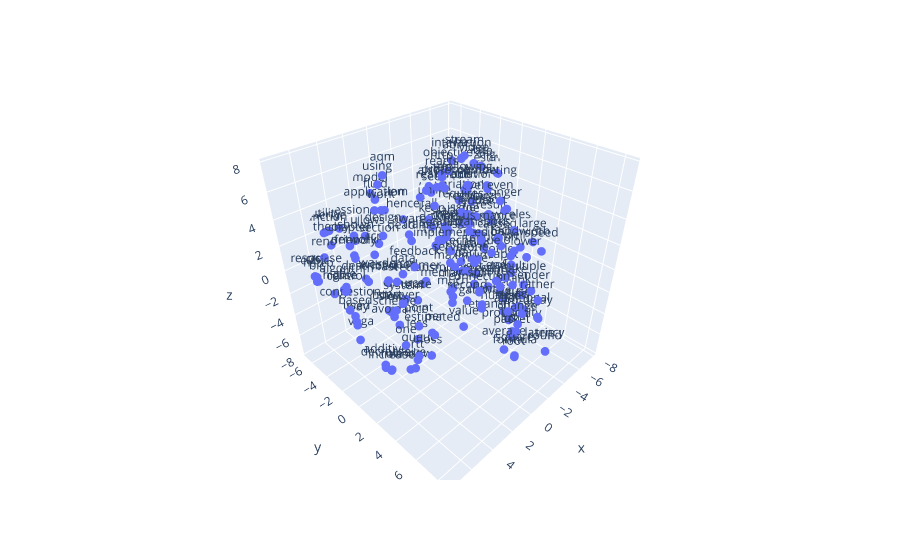

The code cell stored with this chart in its notebook:
### Code cell
print("Generando visualización 3D...")

vecs3d, labels = reduce_dimensions(w2v_model, dim=3)

fig = px.scatter_3d(
    x=vecs3d[:MAX_WORDS, 0],
    y=vecs3d[:MAX_WORDS, 1],
    z=vecs3d[:MAX_WORDS, 2],
    text=labels[:MAX_WORDS]
)
fig.update_traces(marker_size=3)
fig.show()

### Figure 1 — Plotly figure (JSON) as saved in the notebook; plotly's stock layout.template omitted (floating-point values rounded to 4 significant figures; data arrays with more than 128 entries replaced by an {"elided": "..."} marker saying what was removed)
{"data": [{"hovertemplate": "x=%{x}<br>y=%{y}<br>z=%{z}<br>text=%{text}<extra></extra>", "legendgroup": "", "marker": {"color": "#636efa", "size": 3, "symbol": "circle"}, "mode": "markers+text", "name": "", "scene": "scene", "showlegend": false, "text": {"elided": "200 str values"}, "type": "scatter3d", "x": {"elided": "200 float values"}, "y": {"elided": "200 float values"}, "z": {"elided": "200 float values"}}], "layout": {"legend": {"tracegroupgap": 0}, "margin": {"t": 60}, "scene": {"domain": {"x": [0, 1], "y": [0, 1]}, "xaxis": {"title": {"text": "x"}}, "yaxis": {"title": {"text": "y"}}, "zaxis": {"title": {"text": "z"}}}}}
